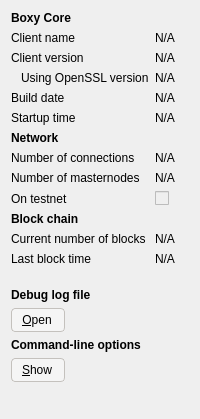
     <widget class="QWidget" name="tab_info">
      <attribute name="title">
       <string>&amp;Information</string>
      </attribute>
      <layout class="QFormLayout" name="formLayout">
       <item row="0" column="0">
        <widget class="QLabel" name="label_9">
         <property name="font">
          <font>
           <weight>75</weight>
           <bold>true</bold>
          </font>
         </property>
         <property name="text">
          <string>Boxy Core</string>
         </property>
        </widget>
       </item>
       <item row="1" column="0">
        <widget class="QLabel" name="label_5">
         <property name="text">
          <string>Client name</string>
         </property>
        </widget>
       </item>
       <item row="1" column="1">
        <widget class="QLabel" name="clientName">
         <property name="cursor">
          <cursorShape>IBeamCursor</cursorShape>
         </property>
         <property name="text">
          <string>N/A</string>
         </property>
         <property name="textFormat">
          <enum>Qt::PlainText</enum>
         </property>
         <property name="textInteractionFlags">
          <set>Qt::LinksAccessibleByMouse|Qt::TextSelectableByKeyboard|Qt::TextSelectableByMouse</set>
         </property>
        </widget>
       </item>
       <item row="2" column="0">
        <widget class="QLabel" name="label_6">
         <property name="text">
          <string>Client version</string>
         </property>
        </widget>
       </item>
       <item row="2" column="1">
        <widget class="QLabel" name="clientVersion">
         <property name="cursor">
          <cursorShape>IBeamCursor</cursorShape>
         </property>
         <property name="text">
          <string>N/A</string>
         </property>
         <property name="textFormat">
          <enum>Qt::PlainText</enum>
         </property>
         <property name="textInteractionFlags">
          <set>Qt::LinksAccessibleByMouse|Qt::TextSelectableByKeyboard|Qt::TextSelectableByMouse</set>
         </property>
        </widget>
       </item>
       <item row="3" column="0">
        <widget class="QLabel" name="label_14">
         <property name="text">
          <string>Using OpenSSL version</string>
         </property>
         <property name="indent">
          <number>10</number>
         </property>
        </widget>
       </item>
       <item row="3" column="1">
        <widget class="QLabel" name="openSSLVersion">
         <property name="cursor">
          <cursorShape>IBeamCursor</cursorShape>
         </property>
         <property name="text">
          <string>N/A</string>
         </property>
         <property name="textFormat">
          <enum>Qt::PlainText</enum>
         </property>
         <property name="textInteractionFlags">
          <set>Qt::LinksAccessibleByMouse|Qt::TextSelectableByKeyboard|Qt::TextSelectableByMouse</set>
         </property>
        </widget>
       </item>
       <item row="4" column="0">
        <widget class="QLabel" name="label_12">
         <property name="text">
          <string>Build date</string>
         </property>
        </widget>
       </item>
       <item row="4" column="1">
        <widget class="QLabel" name="buildDate">
         <property name="cursor">
          <cursorShape>IBeamCursor</cursorShape>
         </property>
         <property name="text">
          <string>N/A</string>
         </property>
         <property name="textFormat">
          <enum>Qt::PlainText</enum>
         </property>
         <property name="textInteractionFlags">
          <set>Qt::LinksAccessibleByMouse|Qt::TextSelectableByKeyboard|Qt::TextSelectableByMouse</set>
         </property>
        </widget>
       </item>
       <item row="5" column="0">
        <widget class="QLabel" name="label_13">
         <property name="text">
          <string>Startup time</string>
         </property>
        </widget>
       </item>
       <item row="5" column="1">
        <widget class="QLabel" name="startupTime">
         <property name="cursor">
          <cursorShape>IBeamCursor</cursorShape>
         </property>
         <property name="text">
          <string>N/A</string>
         </property>
         <property name="textFormat">
          <enum>Qt::PlainText</enum>
         </property>
         <property name="textInteractionFlags">
          <set>Qt::LinksAccessibleByMouse|Qt::TextSelectableByKeyboard|Qt::TextSelectableByMouse</set>
         </property>
        </widget>
       </item>
       <item row="6" column="0">
        <widget class="QLabel" name="label_11">
         <property name="font">
          <font>
           <weight>75</weight>
           <bold>true</bold>
          </font>
         </property>
         <property name="text">
          <string>Network</string>
         </property>
        </widget>
       </item>
       <item row="7" column="0">
        <widget class="QLabel" name="label_7">
         <property name="text">
          <string>Number of connections</string>
         </property>
        </widget>
       </item>
       <item row="7" column="1">
        <widget class="QLabel" name="numberOfConnections">
         <property name="cursor">
          <cursorShape>IBeamCursor</cursorShape>
         </property>
         <property name="text">
          <string>N/A</string>
         </property>
         <property name="textFormat">
          <enum>Qt::PlainText</enum>
         </property>
         <property name="textInteractionFlags">
          <set>Qt::LinksAccessibleByMouse|Qt::TextSelectableByKeyboard|Qt::TextSelectableByMouse</set>
         </property>
        </widget>
       </item>
       <item row="8" column="0">
        <widget class="QLabel" name="label_15">
         <property name="text">
          <string>Number of masternodes</string>
         </property>
        </widget>
       </item>
       <item row="8" column="1">
        <widget class="QLabel" name="masternodeCount">
         <property name="cursor">
          <cursorShape>IBeamCursor</cursorShape>
         </property>
         <property name="text">
          <string>N/A</string>
         </property>
         <property name="textFormat">
          <enum>Qt::PlainText</enum>
         </property>
         <property name="textInteractionFlags">
          <set>Qt::LinksAccessibleByMouse|Qt::TextSelectableByKeyboard|Qt::TextSelectableByMouse</set>
         </property>
        </widget>
       </item>
       <item row="9" column="0">
        <widget class="QLabel" name="label_8">
         <property name="text">
          <string>On testnet</string>
         </property>
        </widget>
       </item>
       <item row="9" column="1">
        <widget class="QCheckBox" name="isTestNet">
         <property name="enabled">
          <bool>false</bool>
         </property>
         <property name="text">
          <string/>
         </property>
        </widget>
       </item>
       <item row="10" column="0">
        <widget class="QLabel" name="label_10">
         <property name="font">
          <font>
           <weight>75</weight>
           <bold>true</bold>
          </font>
         </property>
         <property name="text">
          <string>Block chain</string>
         </property>
        </widget>
       </item>
       <item row="11" column="0">
        <widget class="QLabel" name="label_3">
         <property name="text">
          <string>Current number of blocks</string>
         </property>
        </widget>
       </item>
       <item row="11" column="1">
        <widget class="QLabel" name="numberOfBlocks">
         <property name="cursor">
          <cursorShape>IBeamCursor</cursorShape>
         </property>
         <property name="text">
          <string>N/A</string>
         </property>
         <property name="textFormat">
          <enum>Qt::PlainText</enum>
         </property>
         <property name="textInteractionFlags">
          <set>Qt::LinksAccessibleByMouse|Qt::TextSelectableByKeyboard|Qt::TextSelectableByMouse</set>
         </property>
        </widget>
       </item>
       <item row="12" column="0">
        <widget class="QLabel" name="label_2">
         <property name="text">
          <string>Last block time</string>
         </property>
        </widget>
       </item>
       <item row="12" column="1">
        <widget class="QLabel" name="lastBlockTime">
         <property name="cursor">
          <cursorShape>IBeamCursor</cursorShape>
         </property>
         <property name="text">
          <string>N/A</string>
         </property>
         <property name="textFormat">
          <enum>Qt::PlainText</enum>
         </property>
         <property name="textInteractionFlags">
          <set>Qt::LinksAccessibleByMouse|Qt::TextSelectableByKeyboard|Qt::TextSelectableByMouse</set>
         </property>
        </widget>
       </item>
       <item row="13" column="0">
        <spacer name="verticalSpacer_2">
         <property name="orientation">
          <enum>Qt::Vertical</enum>
         </property>
         <property name="sizeHint" stdset="0">
          <size>
           <width>20</width>
           <height>10</height>
          </size>
         </property>
        </spacer>
       </item>
       <item row="14" column="0">
        <widget class="QLabel" name="labelDebugLogfile">
         <property name="font">
          <font>
           <weight>75</weight>
           <bold>true</bold>
          </font>
         </property>
         <property name="text">
          <string>Debug log file</string>
         </property>
        </widget>
       </item>
       <item row="15" column="0">
        <widget class="QPushButton" name="openDebugLogfileButton">
         <property name="toolTip">
          <string>Open the Boxy debug log file from the current data directory. This can take a few seconds for large log files.</string>
         </property>
         <property name="styleSheet">
          <string notr="true">background-color: rgb(245, 245, 245);
border-radius: 4px;
border: 1px solid #c4c1bd;
font-weight: 400;
padding: 4px;
padding-left: 10px;
padding-right: 12px;
icon-size: 0;</string>
         </property>
         <property name="text">
          <string>&amp;Open</string>
         </property>
         <property name="autoDefault">
          <bool>false</bool>
         </property>
        </widget>
       </item>
       <item row="16" column="0">
        <widget class="QLabel" name="labelCLOptions">
         <property name="font">
          <font>
           <weight>75</weight>
           <bold>true</bold>
          </font>
         </property>
         <property name="text">
          <string>Command-line options</string>
         </property>
        </widget>
       </item>
       <item row="17" column="0">
        <widget class="QPushButton" name="showCLOptionsButton">
         <property name="toolTip">
          <string>Show the Boxy-Qt help message to get a list with possible Boxy command-line options.</string>
         </property>
         <property name="styleSheet">
          <string notr="true">background-color: rgb(245, 245, 245);
border-radius: 4px;
border: 1px solid #c4c1bd;
font-weight: 400;
padding: 4px;
padding-left: 10px;
padding-right: 12px;
icon-size: 0;</string>
         </property>
         <property name="text">
          <string>&amp;Show</string>
         </property>
         <property name="autoDefault">
          <bool>false</bool>
         </property>
        </widget>
       </item>
       <item row="18" column="0">
        <spacer name="verticalSpacer">
         <property name="orientation">
          <enum>Qt::Vertical</enum>
         </property>
         <property name="sizeHint" stdset="0">
          <size>
           <width>20</width>
           <height>20</height>
          </size>
         </property>
        </spacer>
       </item>
      </layout>
     </widget>
